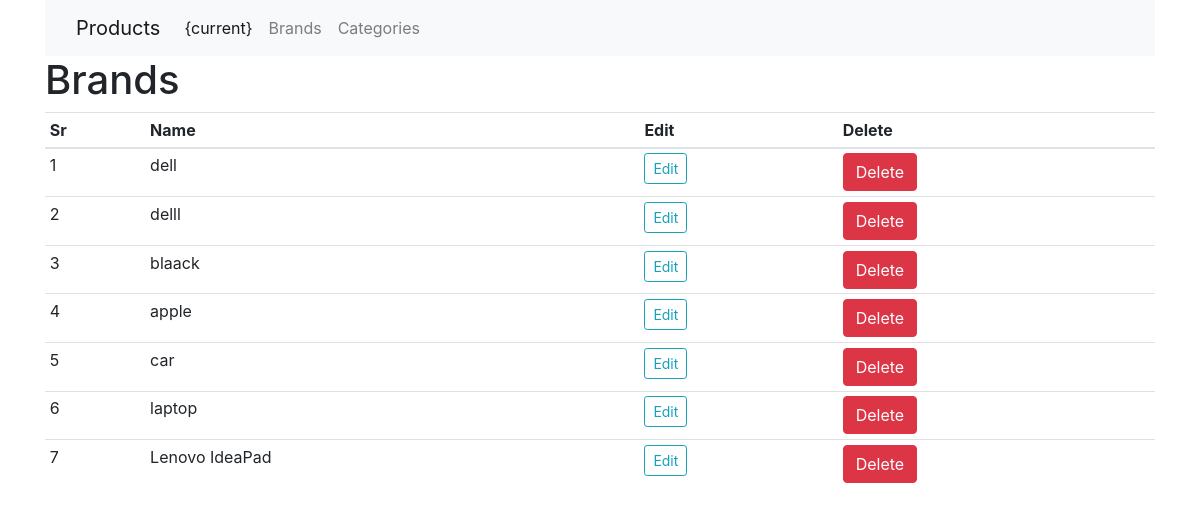
/brands, run on the app's committed database.
### shop/products/models.py (models this page shows)
class Brand(db.Model):
    id = db.Column(db.Integer, primary_key=True)
    name = db.Column(db.String(30), nullable=False, unique=True)

### shop/admin/routes.py (the view)
@app.route('/brands')
def brands():
    brands = Brand.query.order_by(Brand.id).all()
    return render_template('/admin/brands.html', title='Brands page',brands=brands)

### shop/templates/admin/brands.html (shortened to what this page needs)
{% extends 'layout.html' %}
{% block content %}
<div class="container">
  <nav class="navbar navbar-expand-lg navbar-light bg-light">
    <div class="container-fluid">
      <a class="navbar-brand" href="/admin">
        Products
      </a>
      <div class="collapse navbar-collapse" id="navbarNavAltMarkup">
        <div class="navbar-nav">
          <a class="nav-link active" aria-current="page" href="/admin">{current}</a>
          <a class="nav-link" href="/brands">Brands</a>
          <a class="nav-link" href="/categories">Categories</a>
        </div>
      </div>
    </div>
  </nav>
</div>
{% if brands %}
<h1 class="container">Brands</h1>
{% else %}
<h1 class="container">Categories</h1>
{% endif %}
<div class="container">
  <table class="table table-sm">
    <thead>
      <th>Sr</th>
      <th>Name</th>
      <th>Edit</th>
      <th>Delete</th>
    </thead>
    <tbody>
      {% if brands %}
      {% for brand in brands %}
      <tr>
        <td>{{loop.index}}</td>
        <td>{{brand.name}}</td>
        <td><a href="{{url_for('updatebrand',id=brand.id)}}" class="btn btn-sm btn-outline-info"> Edit</a></td>
        <td>
          <form action="{{url_for('deletebrand',id=brand.id)}}" method="POST">
            <button type="submit" class="btn btn-danger">Delete</button>
          </form>
        </td>
      </tr>
      {% endfor %}
      {% endif%}
    </tbody>
  </table>
</div>
{% endblock content %}

### shop/templates/layout.html (shortened to what this page needs)
<!doctype html>
<html lang="en">
  <head>
    <link rel="stylesheet" href="{{ url_for('static', filename='css/bootstrap.min.css')}}">
  </head>
  <body>
    {% block content %}
    {% endblock content %}
  </body>
</html>

### data on the page
Brand: name "dell"
Brand: name "delll"
Brand: name "blaack"
Brand: name "apple"
Brand: name "car"
Brand: name "laptop"
Brand: name "Lenovo IdeaPad"
